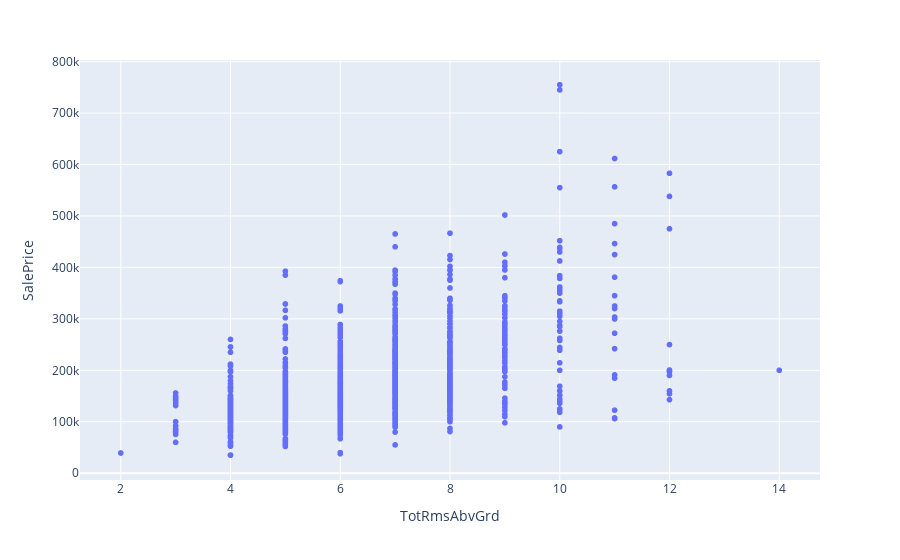

The code cell stored with this chart in its notebook:
### Code cell
#TotRmsAbvGrd vs SalePrice
fig = px.scatter(train_df, x='TotRmsAbvGrd' , y='SalePrice')
fig.show()

### Figure 1 — Plotly figure (JSON) as saved in the notebook; plotly's stock layout.template omitted (floating-point values rounded to 4 significant figures; data arrays with more than 128 entries replaced by an {"elided": "..."} marker saying what was removed)
{"data": [{"hovertemplate": "TotRmsAbvGrd=%{x}<br>SalePrice=%{y}<extra></extra>", "legendgroup": "", "marker": {"color": "#636efa", "symbol": "circle"}, "mode": "markers", "name": "", "showlegend": false, "type": "scattergl", "x": {"elided": "1460 int values"}, "xaxis": "x", "y": {"elided": "1460 int values"}, "yaxis": "y"}], "layout": {"legend": {"tracegroupgap": 0}, "margin": {"t": 60}, "xaxis": {"anchor": "y", "domain": [0, 1], "title": {"text": "TotRmsAbvGrd"}}, "yaxis": {"anchor": "x", "domain": [0, 1], "title": {"text": "SalePrice"}}}}
